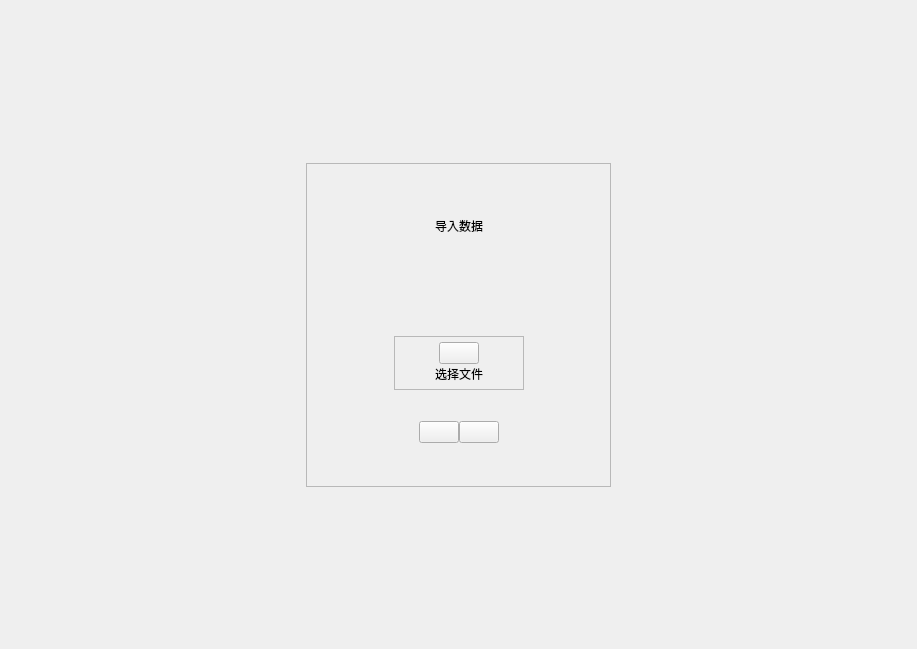
<?xml version="1.0" encoding="UTF-8"?>
<ui version="4.0">
 <class>importUserWindow</class>
 <widget class="QWidget" name="importUserWindow">
  <property name="geometry">
   <rect>
    <x>0</x>
    <y>0</y>
    <width>917</width>
    <height>649</height>
   </rect>
  </property>
  <property name="windowTitle">
   <string>SimLaparo</string>
  </property>
  <layout class="QVBoxLayout" name="verticalLayout_3">
   <property name="spacing">
    <number>0</number>
   </property>
   <property name="leftMargin">
    <number>0</number>
   </property>
   <property name="topMargin">
    <number>0</number>
   </property>
   <property name="rightMargin">
    <number>0</number>
   </property>
   <property name="bottomMargin">
    <number>0</number>
   </property>
   <item>
    <spacer name="verticalSpacer_5">
     <property name="orientation">
      <enum>Qt::Vertical</enum>
     </property>
     <property name="sizeHint" stdset="0">
      <size>
       <width>20</width>
       <height>221</height>
      </size>
     </property>
    </spacer>
   </item>
   <item>
    <layout class="QHBoxLayout" name="horizontalLayout_5">
     <property name="spacing">
      <number>0</number>
     </property>
     <item>
      <spacer name="horizontalSpacer_11">
       <property name="orientation">
        <enum>Qt::Horizontal</enum>
       </property>
       <property name="sizeHint" stdset="0">
        <size>
         <width>40</width>
         <height>20</height>
        </size>
       </property>
      </spacer>
     </item>
     <item>
      <widget class="QFrame" name="backgroundFrame">
       <property name="frameShape">
        <enum>QFrame::StyledPanel</enum>
       </property>
       <property name="frameShadow">
        <enum>QFrame::Raised</enum>
       </property>
       <layout class="QVBoxLayout" name="verticalLayout">
        <property name="spacing">
         <number>0</number>
        </property>
        <property name="leftMargin">
         <number>0</number>
        </property>
        <property name="topMargin">
         <number>0</number>
        </property>
        <property name="rightMargin">
         <number>0</number>
        </property>
        <property name="bottomMargin">
         <number>0</number>
        </property>
        <item>
         <spacer name="verticalSpacer_4">
          <property name="orientation">
           <enum>Qt::Vertical</enum>
          </property>
          <property name="sizeType">
           <enum>QSizePolicy::Fixed</enum>
          </property>
          <property name="sizeHint" stdset="0">
           <size>
            <width>20</width>
            <height>52</height>
           </size>
          </property>
         </spacer>
        </item>
        <item>
         <layout class="QHBoxLayout" name="horizontalLayout">
          <item>
           <spacer name="horizontalSpacer_2">
            <property name="orientation">
             <enum>Qt::Horizontal</enum>
            </property>
            <property name="sizeHint" stdset="0">
             <size>
              <width>40</width>
              <height>20</height>
             </size>
            </property>
           </spacer>
          </item>
          <item>
           <widget class="QLabel" name="titleLabel">
            <property name="text">
             <string>导入数据</string>
            </property>
           </widget>
          </item>
          <item>
           <spacer name="horizontalSpacer">
            <property name="orientation">
             <enum>Qt::Horizontal</enum>
            </property>
            <property name="sizeHint" stdset="0">
             <size>
              <width>40</width>
              <height>20</height>
             </size>
            </property>
           </spacer>
          </item>
         </layout>
        </item>
        <item>
         <spacer name="verticalSpacer_3">
          <property name="orientation">
           <enum>Qt::Vertical</enum>
          </property>
          <property name="sizeType">
           <enum>QSizePolicy::Fixed</enum>
          </property>
          <property name="sizeHint" stdset="0">
           <size>
            <width>20</width>
            <height>100</height>
           </size>
          </property>
         </spacer>
        </item>
        <item>
         <layout class="QHBoxLayout" name="horizontalLayout_4">
          <item>
           <spacer name="horizontalSpacer_8">
            <property name="orientation">
             <enum>Qt::Horizontal</enum>
            </property>
            <property name="sizeHint" stdset="0">
             <size>
              <width>40</width>
              <height>20</height>
             </size>
            </property>
           </spacer>
          </item>
          <item>
           <widget class="QFrame" name="importBackground">
            <property name="frameShape">
             <enum>QFrame::StyledPanel</enum>
            </property>
            <property name="frameShadow">
             <enum>QFrame::Raised</enum>
            </property>
            <layout class="QVBoxLayout" name="verticalLayout_2">
             <property name="spacing">
              <number>0</number>
             </property>
             <property name="leftMargin">
              <number>0</number>
             </property>
             <property name="topMargin">
              <number>0</number>
             </property>
             <property name="rightMargin">
              <number>0</number>
             </property>
             <property name="bottomMargin">
              <number>0</number>
             </property>
             <item>
              <spacer name="verticalSpacer_8">
               <property name="orientation">
                <enum>Qt::Vertical</enum>
               </property>
               <property name="sizeHint" stdset="0">
                <size>
                 <width>20</width>
                 <height>20</height>
                </size>
               </property>
              </spacer>
             </item>
             <item>
              <layout class="QHBoxLayout" name="horizontalLayout_2">
               <item>
                <spacer name="horizontalSpacer_4">
                 <property name="orientation">
                  <enum>Qt::Horizontal</enum>
                 </property>
                 <property name="sizeHint" stdset="0">
                  <size>
                   <width>40</width>
                   <height>20</height>
                  </size>
                 </property>
                </spacer>
               </item>
               <item>
                <widget class="QPushButton" name="importUserBtn">
                 <property name="text">
                  <string/>
                 </property>
                </widget>
               </item>
               <item>
                <spacer name="horizontalSpacer_3">
                 <property name="orientation">
                  <enum>Qt::Horizontal</enum>
                 </property>
                 <property name="sizeHint" stdset="0">
                  <size>
                   <width>40</width>
                   <height>20</height>
                  </size>
                 </property>
                </spacer>
               </item>
              </layout>
             </item>
             <item>
              <layout class="QHBoxLayout" name="horizontalLayout_6">
               <item>
                <spacer name="horizontalSpacer_12">
                 <property name="orientation">
                  <enum>Qt::Horizontal</enum>
                 </property>
                 <property name="sizeHint" stdset="0">
                  <size>
                   <width>40</width>
                   <height>20</height>
                  </size>
                 </property>
                </spacer>
               </item>
               <item>
                <widget class="QLabel" name="selectFileLabel">
                 <property name="text">
                  <string>选择文件</string>
                 </property>
                </widget>
               </item>
               <item>
                <spacer name="horizontalSpacer_13">
                 <property name="orientation">
                  <enum>Qt::Horizontal</enum>
                 </property>
                 <property name="sizeHint" stdset="0">
                  <size>
                   <width>40</width>
                   <height>20</height>
                  </size>
                 </property>
                </spacer>
               </item>
              </layout>
             </item>
             <item>
              <spacer name="verticalSpacer_7">
               <property name="orientation">
                <enum>Qt::Vertical</enum>
               </property>
               <property name="sizeHint" stdset="0">
                <size>
                 <width>20</width>
                 <height>20</height>
                </size>
               </property>
              </spacer>
             </item>
            </layout>
           </widget>
          </item>
          <item>
           <spacer name="horizontalSpacer_7">
            <property name="orientation">
             <enum>Qt::Horizontal</enum>
            </property>
            <property name="sizeHint" stdset="0">
             <size>
              <width>40</width>
              <height>20</height>
             </size>
            </property>
           </spacer>
          </item>
         </layout>
        </item>
        <item>
         <layout class="QHBoxLayout" name="horizontalLayout_7">
          <item>
           <spacer name="horizontalSpacer_14">
            <property name="orientation">
             <enum>Qt::Horizontal</enum>
            </property>
            <property name="sizeHint" stdset="0">
             <size>
              <width>40</width>
              <height>20</height>
             </size>
            </property>
           </spacer>
          </item>
          <item>
           <widget class="QLabel" name="tipsLabel">
            <property name="text">
             <string/>
            </property>
           </widget>
          </item>
          <item>
           <spacer name="horizontalSpacer_15">
            <property name="orientation">
             <enum>Qt::Horizontal</enum>
            </property>
            <property name="sizeHint" stdset="0">
             <size>
              <width>40</width>
              <height>20</height>
             </size>
            </property>
           </spacer>
          </item>
         </layout>
        </item>
        <item>
         <spacer name="verticalSpacer_2">
          <property name="orientation">
           <enum>Qt::Vertical</enum>
          </property>
          <property name="sizeHint" stdset="0">
           <size>
            <width>20</width>
            <height>40</height>
           </size>
          </property>
         </spacer>
        </item>
        <item>
         <layout class="QHBoxLayout" name="horizontalLayout_3">
          <property name="spacing">
           <number>0</number>
          </property>
          <item>
           <spacer name="horizontalSpacer_5">
            <property name="orientation">
             <enum>Qt::Horizontal</enum>
            </property>
            <property name="sizeHint" stdset="0">
             <size>
              <width>40</width>
              <height>20</height>
             </size>
            </property>
           </spacer>
          </item>
          <item>
           <widget class="QPushButton" name="cancelBtn">
            <property name="text">
             <string/>
            </property>
           </widget>
          </item>
          <item>
           <widget class="QPushButton" name="okBtn">
            <property name="text">
             <string/>
            </property>
           </widget>
          </item>
          <item>
           <spacer name="horizontalSpacer_6">
            <property name="orientation">
             <enum>Qt::Horizontal</enum>
            </property>
            <property name="sizeHint" stdset="0">
             <size>
              <width>40</width>
              <height>20</height>
             </size>
            </property>
           </spacer>
          </item>
         </layout>
        </item>
        <item>
         <spacer name="verticalSpacer">
          <property name="orientation">
           <enum>Qt::Vertical</enum>
          </property>
          <property name="sizeType">
           <enum>QSizePolicy::Fixed</enum>
          </property>
          <property name="sizeHint" stdset="0">
           <size>
            <width>20</width>
            <height>43</height>
           </size>
          </property>
         </spacer>
        </item>
       </layout>
      </widget>
     </item>
     <item>
      <spacer name="horizontalSpacer_10">
       <property name="orientation">
        <enum>Qt::Horizontal</enum>
       </property>
       <property name="sizeHint" stdset="0">
        <size>
         <width>40</width>
         <height>20</height>
        </size>
       </property>
      </spacer>
     </item>
    </layout>
   </item>
   <item>
    <spacer name="verticalSpacer_6">
     <property name="orientation">
      <enum>Qt::Vertical</enum>
     </property>
     <property name="sizeHint" stdset="0">
      <size>
       <width>20</width>
       <height>220</height>
      </size>
     </property>
    </spacer>
   </item>
  </layout>
 </widget>
 <resources/>
 <connections/>
</ui>
